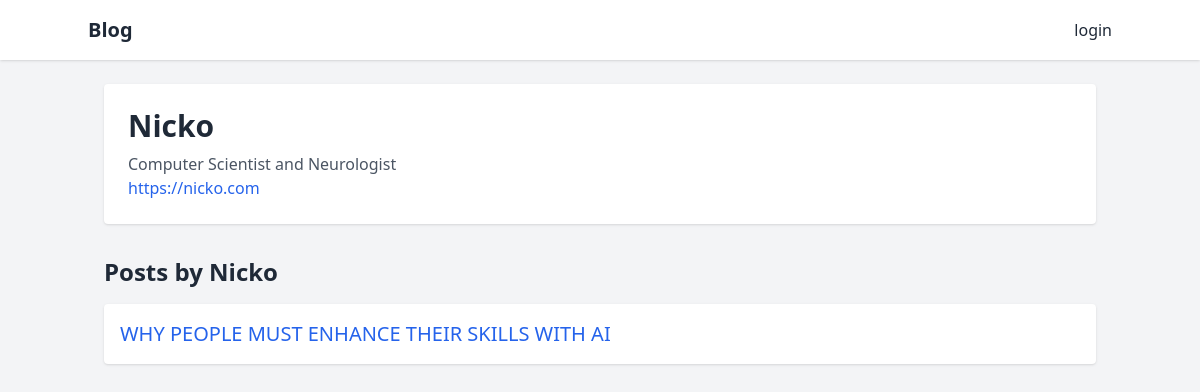
The app's page /profile/Nicko/ with its own data.
### appstore/models.py (models this page shows, shortened)
class Profile(models.Model):
    user=models.OneToOneField(settings.AUTH_USER_MODEL,on_delete=models.PROTECT)
    website=models.URLField(blank=True)
    bio=models.CharField(max_length=240,blank=True)

class Post(models.Model):
    title=models.CharField(max_length=100, unique=True)
    subtitle=models.CharField(max_length=100,blank=True)
    slug=models.SlugField(max_length=100,unique=True)
    content=models.TextField()
    meta_description=models.CharField(max_length=150,blank=True)
    date_created=models.DateTimeField(auto_now_add=True)
    date_modified=models.DateTimeField(auto_now=True)
    published_date=models.DateTimeField(auto_now=True)
    published=models.BooleanField(default=False)
    author=models.ForeignKey(Profile,on_delete=models.PROTECT)
    tags=models.ManyToManyField(Tag,blank=True)
    class Meta:
        ordering=["-published_date"]

### appstore/views.py (the view)
# urls.py: path('profile/<str:username>/', views.profile, name='profile'),
def profile(request, username):
    profile = get_object_or_404(Profile, user__username=username)
    posts = Post.objects.filter(author=profile, published=True)
    return render(request, 'profile.html', {'profile': profile, 'posts': posts})

### appstore/templates/profile.html (shortened to what this page needs)
{% extends 'base.html' %}
{% block content %}
<div class="bg-white p-6 rounded shadow">
    <h1 class="text-3xl font-bold">{{ profile.user.username }}</h1>
    {% if profile.bio %}
    <p class="text-gray-600 mt-2">{{ profile.bio }}</p>
    {% endif %}
    {% if profile.website %}
    <p class="text-blue-600"><a href="{{ profile.website }}" class="hover:underline">{{ profile.website }}</a></p>
    {% endif %}
</div>
<h2 class="text-2xl font-bold mt-8 mb-4">Posts by {{ profile.user.username }}</h2>
<div class="space-y-4">
    {% for post in posts %}
    <div class="bg-white p-4 rounded shadow">
        <a href="{% url 'detail' slug=post.slug %}" class="text-xl text-blue-600 hover:underline">{{ post.title }}</a>
    </div>
    {% empty %}
    <p>This user has not posted anything yet.</p>
    {% endfor %}
</div>
{% endblock %}

### records on screen
Profile: user.username "Nicko", bio "Computer Scientist and Neurologist", website "https://nicko.com"
Post: title "WHY PEOPLE MUST ENHANCE THEIR SKILLS WITH AI"
